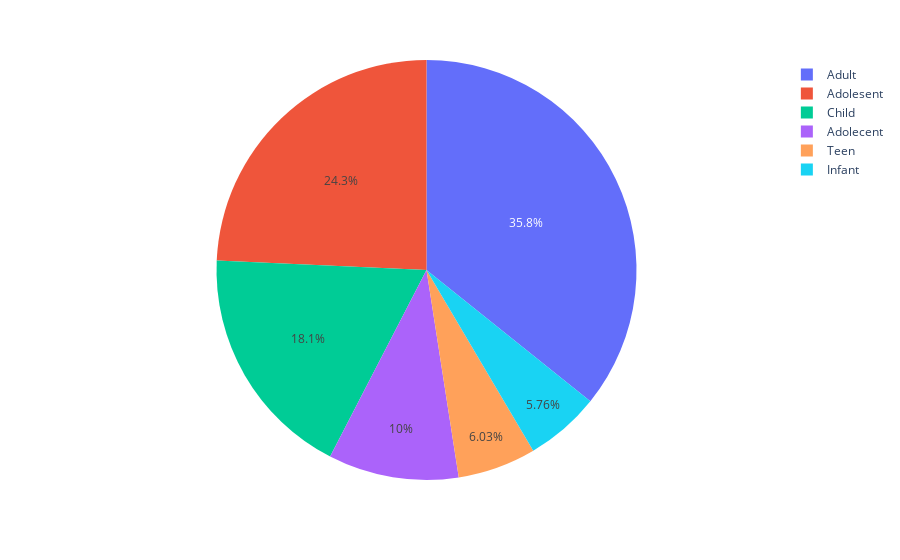

This figure's notebook cell:
### Code cell
px.pie(df, names = 'rating_ages', values = df.index)

### Figure 1 — Plotly figure (JSON) as saved in the notebook; plotly's stock layout.template omitted (floating-point values rounded to 4 significant figures; data arrays with more than 128 entries replaced by an {"elided": "..."} marker saying what was removed)
{"data": [{"domain": {"x": [0, 1], "y": [0, 1]}, "hovertemplate": "rating_ages=%{label}<br>index=%{value}<extra></extra>", "labels": {"elided": "8804 str values"}, "legendgroup": "", "name": "", "showlegend": true, "type": "pie", "values": {"elided": "8804 int values"}}], "layout": {"legend": {"tracegroupgap": 0}, "margin": {"t": 60}}}
